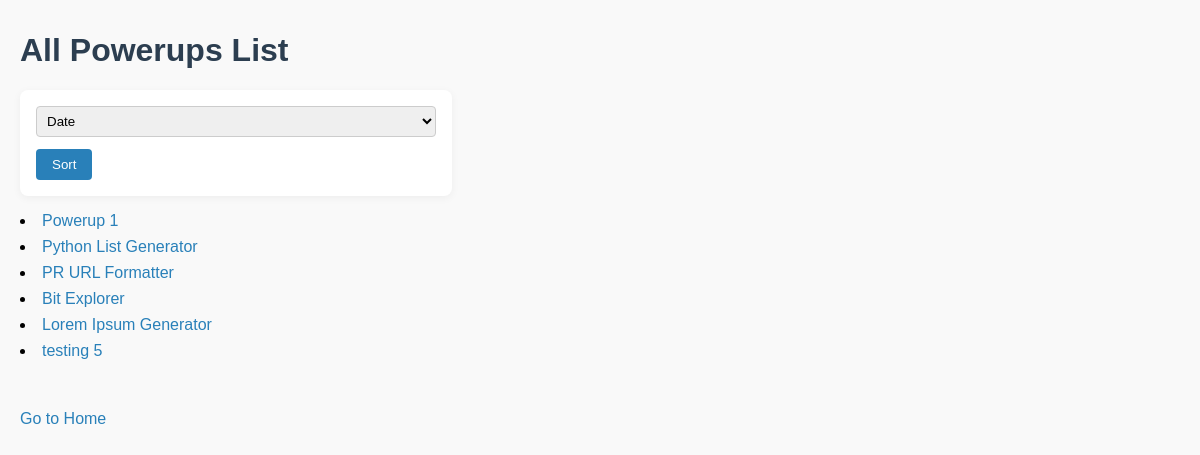
/powerups/all/id/, run on the app's committed database.
### powerups/models.py (models this page shows, shortened)
class Powerup(models.Model):
    title = models.CharField(max_length=200)
    link = models.CharField(max_length=200)
    description = models.CharField(max_length=200)
    date_added = models.DateTimeField()
    user = models.ForeignKey(User, on_delete=models.CASCADE)
    team = models.CharField(max_length=200)

### powerups/views.py (the view)
# urls.py: path('all/<str:order>/', views.AllPowerupsView.as_view(), name='all'),
class AllPowerupsView(generic.ListView):
    template_name = 'powerups/all.html'
    context_object_name = 'all_powerups_list'
    def get_queryset(self):
        order = self.kwargs["order"]
        return Powerup.objects.filter(
            date_added__lte=timezone.now()
        ).order_by(order)

### powerups/templates/powerups/all.html (shortened to what this page needs)
{% load static %}
<link rel="stylesheet" type="text/css" href="{% static 'powerups/style.css' %}">
<h1>All Powerups List</h1>
<form action="{% url 'powerups:sort' %}" method="get">
    <select id="sort_by" name="sort_by">
        <option value="date_added">Date</option>
    </select>
    <input type="submit" value="Sort">
</form>
{% if all_powerups_list %}
    <ul>
    {% for powerup in all_powerups_list %}
        <li><a href="{% url 'powerups:powerup_detail' powerup.id %}">{{ powerup.title }}</a></li>
    {% endfor %}
    </ul>
{% else %}
    <p>No powerups are available.</p>
{% endif %}
<p><a href="{% url 'powerups:index' %}">Go to Home</a></p>

### powerups/static/powerups/style.css (style rules this page uses)
h1, h2 { color: #2c3e50; }
a { color: #2980b9; text-decoration: none; }
ul { list-style: disc inside; padding-left: 0; }
li { margin-bottom: 8px; }
form { background: #fff; padding: 16px; border-radius: 8px; box-shadow: 0 2px 8px rgba(0,0,0,0.05); max-width: 400px; }
input[type="text"], input[type="url"], select { width: 100%; padding: 6px; margin-bottom: 12px; border: 1px solid #ccc; border-radius: 4px; }
input[type="submit"] { background: #2980b9; color: #fff; border: none; padding: 8px 16px; border-radius: 4px; cursor: pointer; }

### data on the page
Powerup: title "Powerup 1"
Powerup: title "Python List Generator"
Powerup: title "PR URL Formatter"
Powerup: title "Bit Explorer"
Powerup: title "Lorem Ipsum Generator"
Powerup: title "testing 5"
